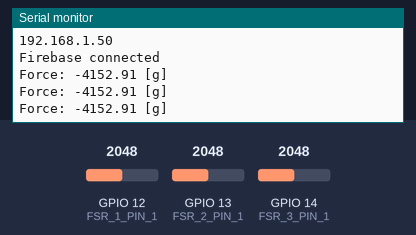
The sketch below on a simulated ESP32. Parts: the last lines printed to the serial monitor. The inputs (shaded band) are chosen by the test bench; at power-on: GPIO 12 (FSR_1_PIN_1) = 2048, GPIO 13 (FSR_2_PIN_1) = 2048, GPIO 14 (FSR_3_PIN_1) = 2048. WiFi joins after 1.5 s; servers stay silent unless stated.

Above: at 2.7 s.
2.8 s: GPIO 12 (FSR_1_PIN_1) set to 2866
At 8.6 s:
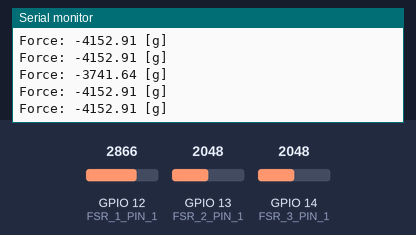
8.9 s: GPIO 13 (FSR_2_PIN_1) set to 1228
At 13.3 s:
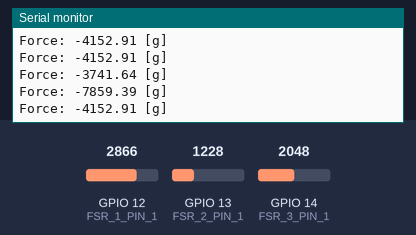
15.0 s: GPIO 14 (FSR_3_PIN_1) set to 560
At 19.3 s:
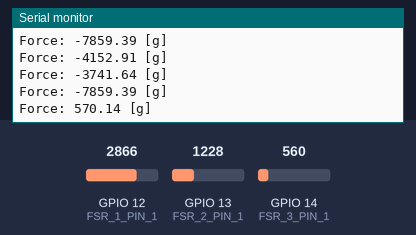
21.1 s: GPIO 14 (FSR_3_PIN_1) set to 491
At 24.1 s:
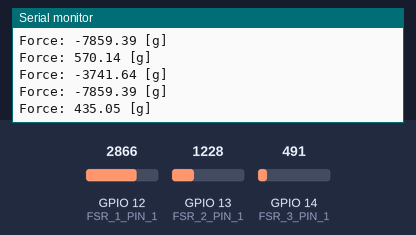
27.2 s: GPIO 12 (FSR_1_PIN_1) set to 3603
At 30.1 s:
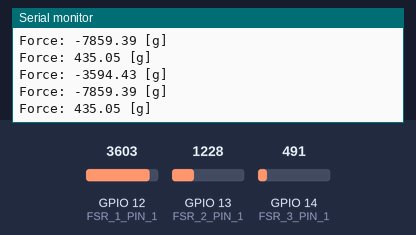
33.3 s: GPIO 13 (FSR_2_PIN_1) set to 2047
At 36.0 s:
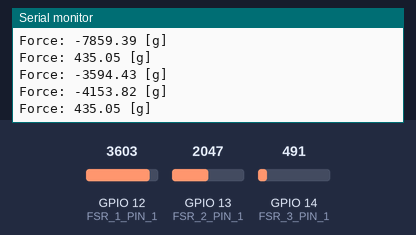
Timing chart, 0 to 37.5 s (numbered marks = the images above; inputs shaded):
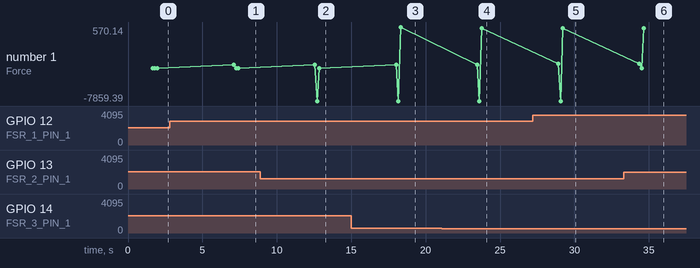

Measured:
- after the input at 2.8 s, the serial monitor: prints a new line after 4.3 s (image 1)
- after the input at 8.9 s, the serial monitor: prints a new line after 3.8 s (image 2)
- after the input at 15.0 s, the serial monitor: prints a new line after 3.3 s (image 3)
- after the input at 21.1 s, the serial monitor: prints a new line after 2.7 s (image 4)
- after the input at 27.2 s, the serial monitor: prints a new line after 1.7 s (image 5)
- after the input at 33.3 s, the serial monitor: prints a new line after 1.2 s (image 6)
- plotted number 1: -4152.91 → 570.14 after the input at 15.0 s, 570.14 → 435.05 after the input at 21.1 s

The sketch:

Firmware.ino
```cpp
// Include Libraries
#include "Arduino.h"
#include "FSR.h"

//Connecting to wifi
#include <WiFi.h>
#include <FirebaseESP32.h>

FirebaseData firebaseData;

const char* ssid = "Nimesha";
const char* password = "11111111";

// Pin Definitions
#define FSR_1_PIN_1	12
#define FSR_2_PIN_1	13
#define FSR_3_PIN_1	14
#define LED_1	1
#define LED_2	3
#define LED_3	4


// Global variables and defines

// object initialization
//Buzzer buzzer(BUZZER_PIN_SIG);
FSR fsr_1(FSR_1_PIN_1);
FSR fsr_2(FSR_2_PIN_1);
FSR fsr_3(FSR_3_PIN_1);


void setup()
{
    // Setup Serial which is useful for debugging
    // Use the Serial Monitor to view printed messages
    Serial.begin(9600);
    while (!Serial) ; // wait for serial port to connect. Needed for native USB
    Serial.println("start");

    //Connect to wifi
    WiFi.begin(ssid, password);

    while (WiFi.status() != WL_CONNECTED) {
      delay(500);
      Serial.print(".");
    }

    Serial.println(".......");
    Serial.println("WiFi Connected....IP Address:");
    Serial.println(WiFi.localIP());

    //connect to firebase project
    Firebase.begin("https://smart-kitchen-18f3f.firebaseio.com/", "AIzaSyC2L6b-K2QQB64H_7k2fnwuLEMDgHgPIDk");
    Serial.println("Firebase connected");

}

void loop()
{

    float fsr_1Force = fsr_1.getForce();
    if (Firebase.setDouble(firebaseData, "/user001/item1", fsr_1Force)){
      Serial.print(F("Force: ")); Serial.print(fsr_1Force); Serial.println(F(" [g]"));
    }

    float fsr_2Force = fsr_2.getForce();
    if (Firebase.setDouble(firebaseData, "/user001/item2", fsr_2Force)){
      Serial.print(F("Force: ")); Serial.print(fsr_2Force); Serial.println(F(" [g]"));
    }

    float fsr_3Force = fsr_3.getForce();
    if (Firebase.setDouble(firebaseData, "/user001/item3", fsr_3Force)){
    Serial.print(F("Force: ")); Serial.print(fsr_3Force); Serial.println(F(" [g]"));
    }

    delay(5000);

}
```

AnalogReader.cpp
```cpp
#include "AnalogReader.h"

#include <Arduino.h>

AnalogReader::AnalogReader(const int pin) : m_pin(pin) {}

/**
 * Read analog value from board ADC
 */
int AnalogReader::read()
{
	return analogRead(m_pin);
}
```

AnalogReader.h
```cpp
#ifndef _ANALOG_READER_H
#define _ANALOG_READER_H

class AnalogReader
{
	public:
		AnalogReader(const int pin);
		int read();

	private:
		const int m_pin;
};
#endif //_ANALOG_READER_H
```

FSR.cpp
```cpp
#include "FSR.h"
#include <Arduino.h>

/**
 * FSR constructor.<BR>
 * pin- Analog pin required.
 */
FSR::FSR(const int pin) : AnalogReader(pin), Vcc(5), res(3300)
{
  pinMode(pin, INPUT);
}

/**
 * Get the resistance (in Ohms) of the sensor.
 */
float FSR::getResistance()
{
  float senVoltage = read() * Vcc / 1023;
  return res * (Vcc / senVoltage - 1);
}

/**
 * Converte resistance to force using curve from data sheet [in grams/cm^2].<BR>
 * Return value ranges 100g/cm^2 to 10Kg/cm^2.
 */
float FSR::getForce()
{
  float resistance = getResistance();
  //calculate force using curve broken into two parts of different slope
  if (resistance <= 600)
    return (1.0 / resistance - 0.00075) / 0.00000032639;
  else
    return (1.0 / resistance)  / 0.000000642857;
}
```

FSR.h
```cpp
/** \addtogroup FSR
 *  @{
 */

#ifndef _FSR_H_
#define _FSR_H_

#include "AnalogReader.h"

class FSR : public AnalogReader {
  public:
    FSR(const int pin);
    float getResistance();
    float getForce();
    float Vcc, res;

};

#endif // _FSR_H_
/** @}*/
```

PIR.cpp
```cpp
#include "PIR.h"


PIR::PIR(int PIRPin) : signalPin(PIRPin)
{
	pinMode(signalPin, INPUT);

}
bool PIR::read()
{
	return digitalRead(signalPin);
}
```

PIR.h
```cpp
/** \addtogroup PIRGeneric
 *  @{
 */

#ifndef PIR_H
#define PIR_H

#include <Arduino.h>

class PIR
{
	public:
		PIR(int PIRPin);
		bool read();
	private:
		const int signalPin;
};
#endif //PIR_H
/** @}*/
```
